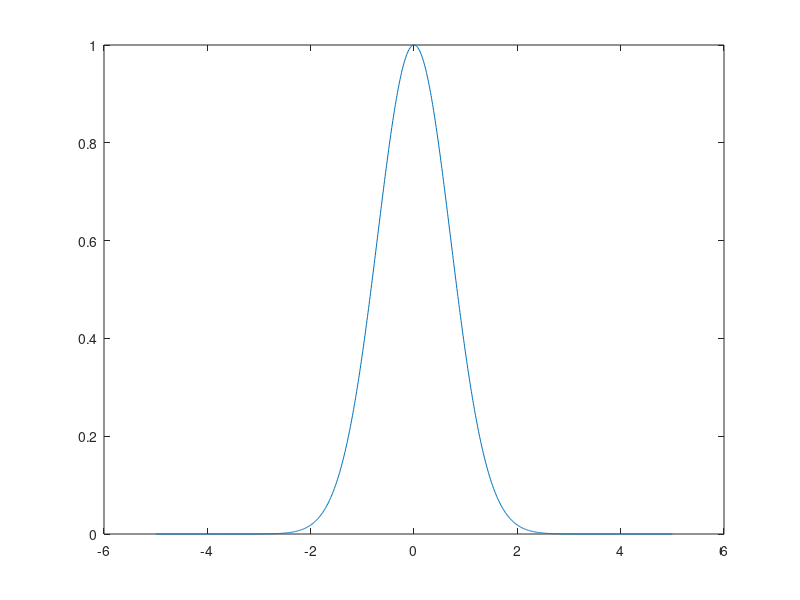

Reproduce this figure in MATLAB. (Note: this script raises an error after producing the figure.)
clc; clear;

d = 5;
fun = @(x) exp(-x^2);
figName = 'interp_n.fig';

x_j = zeros(1, 1000 + 1);
y_j = zeros(1, 1000 + 1);

for j = 0:1000
    x_j(j+1) = -d + (((2*d) / 1000) * j);
    y_j(j+1) = fun(x_j(j+1));
end

Legend = cell(6,1);
plot(x_j, y_j);  % plot Real function
Legend{1} = 'Function f(x) = e^{-x^2}';
hold on;

% Computes polynomials for degrees n = 2,4,6,8,10
for n = 2:2:10
    x_nodes = zeros(1, n);
    y_nodes = zeros(1, n);
    % Calculate nodes x_k for n
    for k = 0:n
        x_k = -d + ((2*d)/n) * k;
        x_nodes(k+1) = x_k;
        y_nodes(k+1) = fun(x_k);
    end
    
    % Evaluate polynomials in the points ... for 0 <= j <= 1000
    x_j = zeros(1, 1000 + 1);
    y_j = zeros(1, 1000 + 1);
    for j = 0:1000
        x_j(j+1) = -d + ((2*d) / 1000) * j;
        y_j(j+1) = polynomial_lagrange(x_j(j+1), n, x_nodes, y_nodes);
    end
    plot(x_j, y_j); % plot approx
    Legend{n/2+1}=strcat('Approx n = ', num2str(n));

end
hold off
title("Timucin Besken"); 
set(0,'DefaultTextInterpreter', 'latex');
legend(Legend)

xlabel("x"); % adds label for x axis
ylabel("y"); % adds label for y axis
savefig(figName); % save plot in filename.fig


function [res] = polynomial_lagrange(x, n, given_x, given_y)
    res = 0;
    for k = 1:n+1
        phi_k = 1;
        for j = 1:n+1
            if (k ~= j)
                phi_k = phi_k * (x - given_x(j)) / (given_x(k) - given_x(j));
            end
        end
        res = res + given_y(k) * phi_k;
    end
end